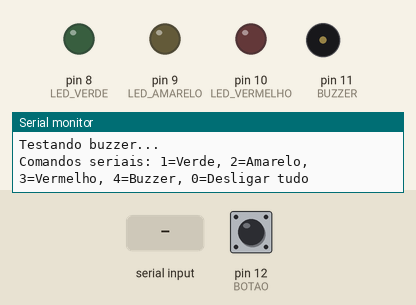
Bench run of a sketch on a simulated Arduino Uno, built with avr-gcc and run on an emulated ATmega328P. Shown: output pins drawn as LEDs (lit = HIGH), buzzer (waves = sounding, pin HIGH), the last lines printed to the serial monitor. Inputs (shaded band) come from the test bench; at power-on: pin 12 (BOTAO) HIGH.

Above: at 5.1 s.
5.2 s: "1" received over Serial
At 6.4 s:
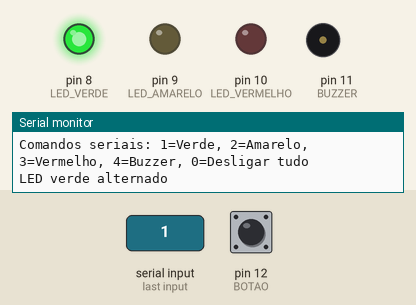
6.7 s: "2" received over Serial
At 7.6 s:
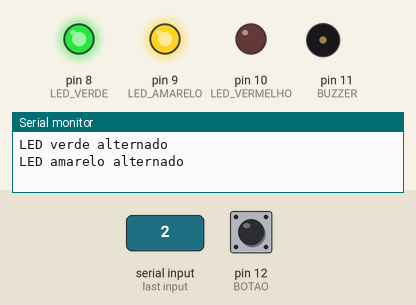
8.2 s: "3" received over Serial
At 8.7 s:
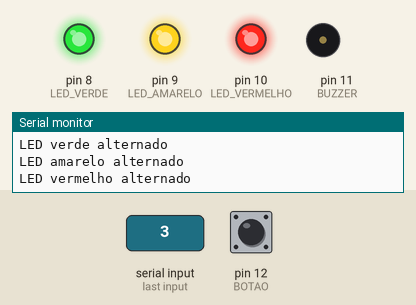
9.7 s: "4" received over Serial
At 10.9 s:
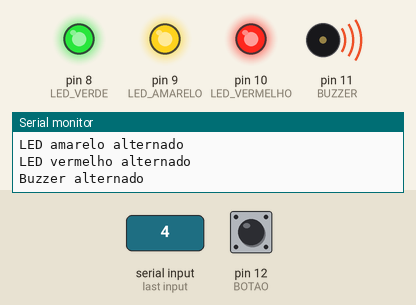
11.2 s: "1" received over Serial
At 12.2 s:
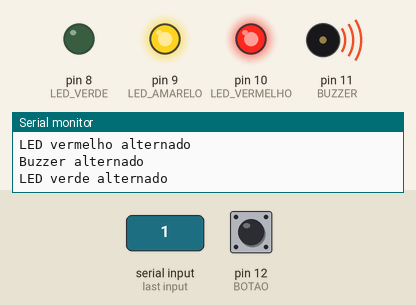
Timing chart, 0 to 13.7 s (numbered marks = the images above; inputs shaded):
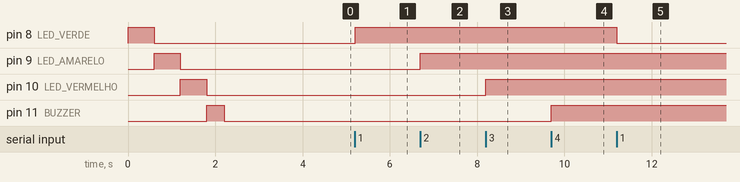

The sketch:

teste_atuadores.ino
```cpp
#define LED_VERDE 8
#define LED_AMARELO 9
#define LED_VERMELHO 10
#define BUZZER 11
#define BOTAO 12

int ultimoEstadoBotao = HIGH;

void setup() {
  Serial.begin(9600);

  pinMode(LED_VERDE, OUTPUT);
  pinMode(LED_AMARELO, OUTPUT);
  pinMode(LED_VERMELHO, OUTPUT);
  pinMode(BUZZER, OUTPUT);
  pinMode(BOTAO, INPUT_PULLUP);

  digitalWrite(LED_VERDE, LOW);
  digitalWrite(LED_AMARELO, LOW);
  digitalWrite(LED_VERMELHO, LOW);
  digitalWrite(BUZZER, LOW);

  Serial.println("Testando LED verde...");
  digitalWrite(LED_VERDE, HIGH);
  delay(600);
  digitalWrite(LED_VERDE, LOW);

  Serial.println("Testando LED amarelo...");
  digitalWrite(LED_AMARELO, HIGH);
  delay(600);
  digitalWrite(LED_AMARELO, LOW);

  Serial.println("Testando LED vermelho...");
  digitalWrite(LED_VERMELHO, HIGH);
  delay(600);
  digitalWrite(LED_VERMELHO, LOW);

  Serial.println("Testando buzzer...");
  digitalWrite(BUZZER, HIGH);
  delay(400);
  digitalWrite(BUZZER, LOW);

  Serial.println("Comandos seriais: 1=Verde, 2=Amarelo, 3=Vermelho, 4=Buzzer, 0=Desligar tudo");
}

void loop() {
  if (Serial.available() > 0) {
    char cmd = Serial.read();
    if (cmd == '1') {
      digitalWrite(LED_VERDE, !digitalRead(LED_VERDE));
      Serial.println("LED verde alternado");
    } else if (cmd == '2') {
      digitalWrite(LED_AMARELO, !digitalRead(LED_AMARELO));
      Serial.println("LED amarelo alternado");
    } else if (cmd == '3') {
      digitalWrite(LED_VERMELHO, !digitalRead(LED_VERMELHO));
      Serial.println("LED vermelho alternado");
    } else if (cmd == '4') {
      digitalWrite(BUZZER, !digitalRead(BUZZER));
      Serial.println("Buzzer alternado");
    } else if (cmd == '0') {
      digitalWrite(LED_VERDE, LOW);
      digitalWrite(LED_AMARELO, LOW);
      digitalWrite(LED_VERMELHO, LOW);
      digitalWrite(BUZZER, LOW);
      Serial.println("Tudo desligado");
    }
  }

  int estadoBotao = digitalRead(BOTAO);
  if (estadoBotao != ultimoEstadoBotao) {
    delay(50);
    estadoBotao = digitalRead(BOTAO);
    if (estadoBotao != ultimoEstadoBotao) {
      ultimoEstadoBotao = estadoBotao;
      if (estadoBotao == LOW) {
        Serial.println("Botao: LOW (pressionado)");
      } else {
        Serial.println("Botao: HIGH (solto)");
      }
    }
  }
}
```

Measured:
- after the input at 5.2 s, pin 8 (LED_VERDE): LOW → HIGH at once
- after the input at 6.7 s, pin 9 (LED_AMARELO): LOW → HIGH at once
- after the input at 8.2 s, pin 10 (LED_VERMELHO): LOW → HIGH at once
- after the input at 9.7 s, pin 11 (BUZZER): LOW → HIGH at once
- after the input at 11.2 s, pin 8 (LED_VERDE): HIGH → LOW at once
